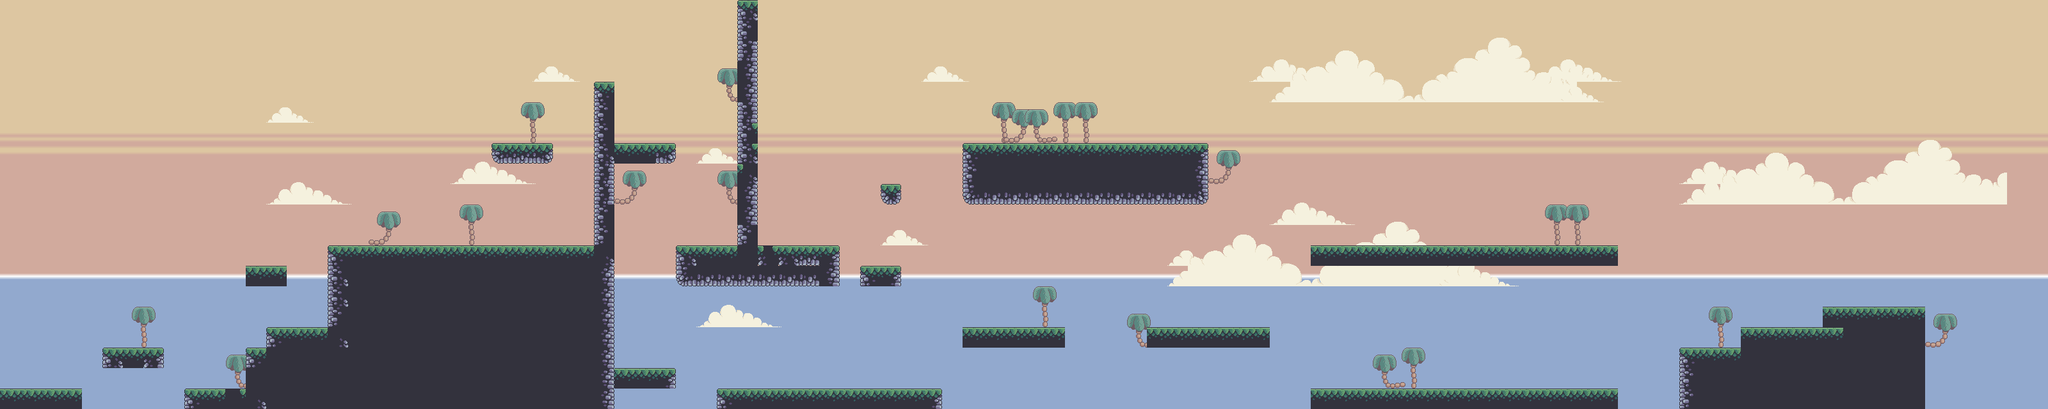

Rendered tile map (Tiled .tmx) drawn with the repository's tilesets; below, a short description and the map source with its tile grids summarised:
An orthogonal 100x20 tile map with 32x32 px tiles, 4 tile layers (texture-3, texture-2, texture-1, texture), 8 tilesets and 35 objects.

<map version="1.8" tiledversion="1.8.5" orientation="orthogonal" renderorder="right-down" width="100" height="20" tilewidth="32" tileheight="32" infinite="0" nextlayerid="9" nextobjectid="40">
 <tileset firstgid="1" source="Texture/terrain.tsx" />
 <tileset firstgid="86" source="Texture/tree.tsx" />
 <tileset firstgid="94" source="Texture/tree1.tsx" />
 <tileset firstgid="98" source="Texture/tree2.tsx" />
  <tileset firstgid="102" source="Texture/Big Clouds.tsx" />
  <tileset firstgid="103" source="Texture/Small Cloud 1.tsx" />
  <tileset firstgid="104" source="Texture/Small Cloud 2.tsx" />
   <tileset firstgid="105" source="Texture/bg.tsx" />
  <group id="10" name="Enemy">
   <objectgroup id="12" name="Crab">
    <object id="51" x="618" y="295" width="29" height="29" />
    <object id="52" x="1755" y="145" width="30" height="20" />
    <object id="53" x="2373" y="553" width="25" height="25" />
    <object id="55" x="2220" y="331" width="26" height="21" />
   </objectgroup>
   <objectgroup id="13" name="Star">
    <object id="45" x="659" y="227" width="25" height="24" />
    <object id="46" x="1186" y="559" width="18" height="25" />
    <object id="47" x="1639" y="114" width="25" height="21" />
    <object id="48" x="2302" y="579" width="26" height="24" />
    <object id="50" x="2382" y="351" width="23" height="18" />
   </objectgroup>
  </group>
   <layer id="16" name="texture-3" width="100" height="20">
    <data>[2000 cells, 1 non-empty, 1 distinct tile ids]</data>
   </layer>
 <layer id="14" name="texture-2" width="100" height="20" speed="-0.4">
  <data>[2000 cells, 23 non-empty, 3 distinct tile ids]</data>
 </layer>
 <layer id="8" name="texture-1" width="100" height="20" locked="1">
  <data>[2000 cells, 22 non-empty, 3 distinct tile ids]</data>
 </layer>
 <layer id="1" name="texture" width="100" height="20" locked="1">
  <data>[2000 cells, 334 non-empty, 26 distinct tile ids]</data>
 </layer>
 <objectgroup id="3" name="Environment" offsetx="-1.1236" offsety="1.1236">
  <object id="1" x="-0.424588" y="609.209" width="127.686" height="30.9648" />
  <object id="3" x="514.127" y="386.258" width="444.484" height="251.447" />
  <object id="4" x="417.092" y="513.611" width="96.5189" height="124.518" />
  <object id="5" x="288.707" y="609.411" width="95.8004" height="29.3254" />
  <object id="6" x="160.545" y="545.993" width="94.8795" height="28.607" />
  <object id="7" x="385.54" y="416.687" width="62.0012" height="30.2463" />
  <object id="8" x="768.539" y="224.995" width="95.6893" height="31.0561" />
  <object id="9" x="928.476" y="130.52" width="31.0561" height="253.308" />
  <object id="10" x="960.029" y="226.118" width="97.4594" height="28.091" />
  <object id="11" x="1154.1" y="2.33812" width="31.1475" height="379.629" />
  <object id="12" x="1057.47" y="385.135" width="254.118" height="50.6544" />
  <object id="13" x="959.56" y="576.594" width="94.3838" height="29.1264" />
  <object id="14" x="1118.27" y="611.475" width="350.58" height="26.2295" />
  <object id="15" x="1376.42" y="289.85" width="32.382" height="30.1352" />
  <object id="16" x="1505.93" y="225.198" width="382.594" height="94.4746" />
  <object id="17" x="1504.6" y="513.004" width="158.905" height="31.2586" />
  <object id="18" x="1792.82" y="510.848" width="188.858" height="30.9648" />
  <object id="19" x="2049.99" y="385.853" width="477.109" height="30.5402" />
  <object id="20" x="2049.68" y="609.007" width="478.689" height="29.6193" />
  <object id="21" x="2625.71" y="545.993" width="382.392" height="93.7758" />
  <object id="22" x="2720.68" y="513.722" width="286.48" height="35.4582" />
  <object id="23" x="2846.71" y="480.935" width="161.577" height="30.8537" />
  <object id="24" x="384.887" y="545.119" width="30.994" height="93.5819" />
  <object id="29" x="1345.86" y="417.407" width="60.2574" height="29.4422" />
 </objectgroup>
 <objectgroup id="4" name="Player">
  <object id="27" x="34.3686" y="546.772" width="32" height="32" />
 </objectgroup>
 <objectgroup name="Ship">
    <object x="3100" y="520" />
 </objectgroup>
</map>
